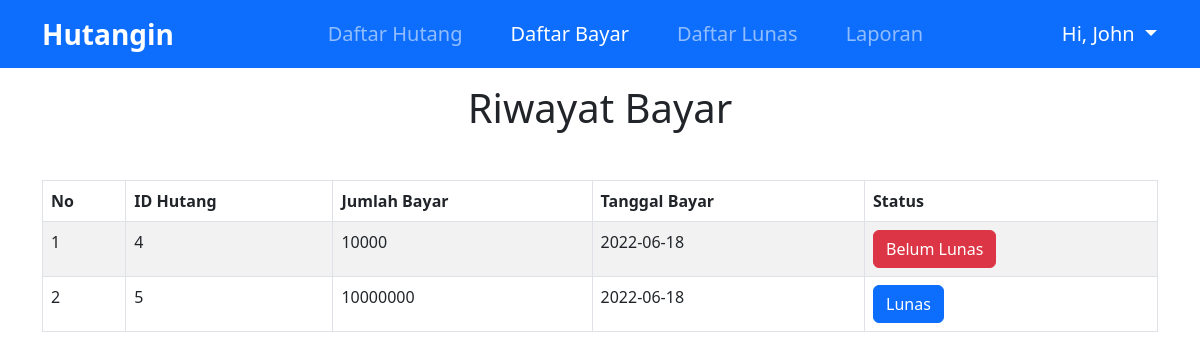
/ui/riwayat-bayar.php (signed in), run on the app's committed database.
### tables this page shows
CREATE TABLE `user` (
  `id` int(11) NOT NULL,
  `nama` varchar(30) NOT NULL,
  `email` varchar(50) NOT NULL,
  `password` varchar(50) NOT NULL,
  `verified` int(11) NOT NULL
);

CREATE TABLE `riwayat_bayar` (
  `id` int(11) NOT NULL,
  `id_hutang` int(11) NOT NULL,
  `id_user` int(11) NOT NULL,
  `jumlah_bayar` int(11) NOT NULL,
  `status` varchar(20) NOT NULL,
  `tanggal` date NOT NULL
);

### utils/user-session.php (called while the page is built, shortened)
<?php
    include 'config.php';
    $email = $_SESSION['user'];
    $sql = "SELECT * FROM user WHERE email='$email'";
    $result = mysqli_query($conn, $sql);
    $user = mysqli_fetch_assoc($result);
    $userId = $user['id'];
?>

### ui/riwayat-bayar.php (the view, shortened to what this page needs)
<?php
    include '../utils/user-session.php';
    $resHutang = mysqli_query($conn, "SELECT * FROM riwayat_bayar WHERE id_user='$userId'");
?>
<!DOCTYPE html>
<html lang="en">
<head>
    <link rel="stylesheet" href="../libraries/bootstrap/css/bootstrap.css">
</head>
<body>
    <nav class="navbar navbar-expand-lg navbar-dark bg-primary">
        <div class="container">
            <a class="navbar-brand fs-3 fw-bold" href="../index.php">Hutangin</a>
            <div class="collapse navbar-collapse" id="navbarNav">
                <ul class="navbar-nav fs-5 mx-auto">
                    <li class="nav-item mx-lg-3">
                        <a class="nav-link" href="../index.php">Daftar Hutang</a>
                    </li>
                    <li class="nav-item mx-lg-3">
                        <a class="nav-link active" href="riwayat-bayar.php">Daftar Bayar</a>
                    </li>
                    <li class="nav-item mx-lg-3">
                        <a class="nav-link" href="daftar-lunas.php">Daftar Lunas</a>
                    </li>
                    <li class="nav-item mx-lg-3">
                        <a class="nav-link" href="laporan.php">Laporan</a>
                    </li>
                </ul>
                <div class="btn-group">
                    <button type="button" class="btn btn-primary dropdown-toggle fs-5 p-0 py-2" data-bs-toggle="dropdown"
                        aria-expanded="false">
                        Hi, <?php echo $user['nama']?>
                    </button>
                </div>
            </div>
        </div>
    </nav>
    <section class="section-content container">
        <h1 class="text-center mt-3 mb-3">Riwayat Bayar</h1>
        <div class="table-responsive mt-5">
            <table class="table table-striped table-hover table-bordered">
                <thead class="fw-bold">
                    <tr>
                        <td>No</td>
                        <td>ID Hutang</td>
                        <td>Jumlah Bayar</td>
                        <td>Tanggal Bayar</td>
                        <td>Status</td>
                    </tr>
                </thead>
                <tbody>
                <?php
                $no = 1;
                while($data = mysqli_fetch_array($resHutang)) {?>
                    <tr>
                        <td><?php echo $no ?></td>
                        <td><?php echo $data['id_hutang'] ?></td>
                        <td><?php echo $data['jumlah_bayar'] ?></td>
                        <td><?php echo $data['tanggal'] ?></td>
                        <td>
                            <?php
                            if ($data['status'] == "Lunas") {
                                echo '<a href="" class="btn btn-primary">Lunas</a>';
                            } else {
                                echo '<a href="" class="btn btn-danger">Belum Lunas</a>';
                            }
                            ?>
                        </td>
                    </tr>
                <?php
                    $no++;
                } ?>
                </tbody>
            </table>
        </div>
    </section>
</body>
</html>

### data on the page
user: nama "John"
riwayat_bayar: id_hutang "4", jumlah_bayar "10000", tanggal "2022-06-18", status "Belum Lunas"
riwayat_bayar: id_hutang "5", jumlah_bayar "10000000", tanggal "2022-06-18", status "Lunas"
